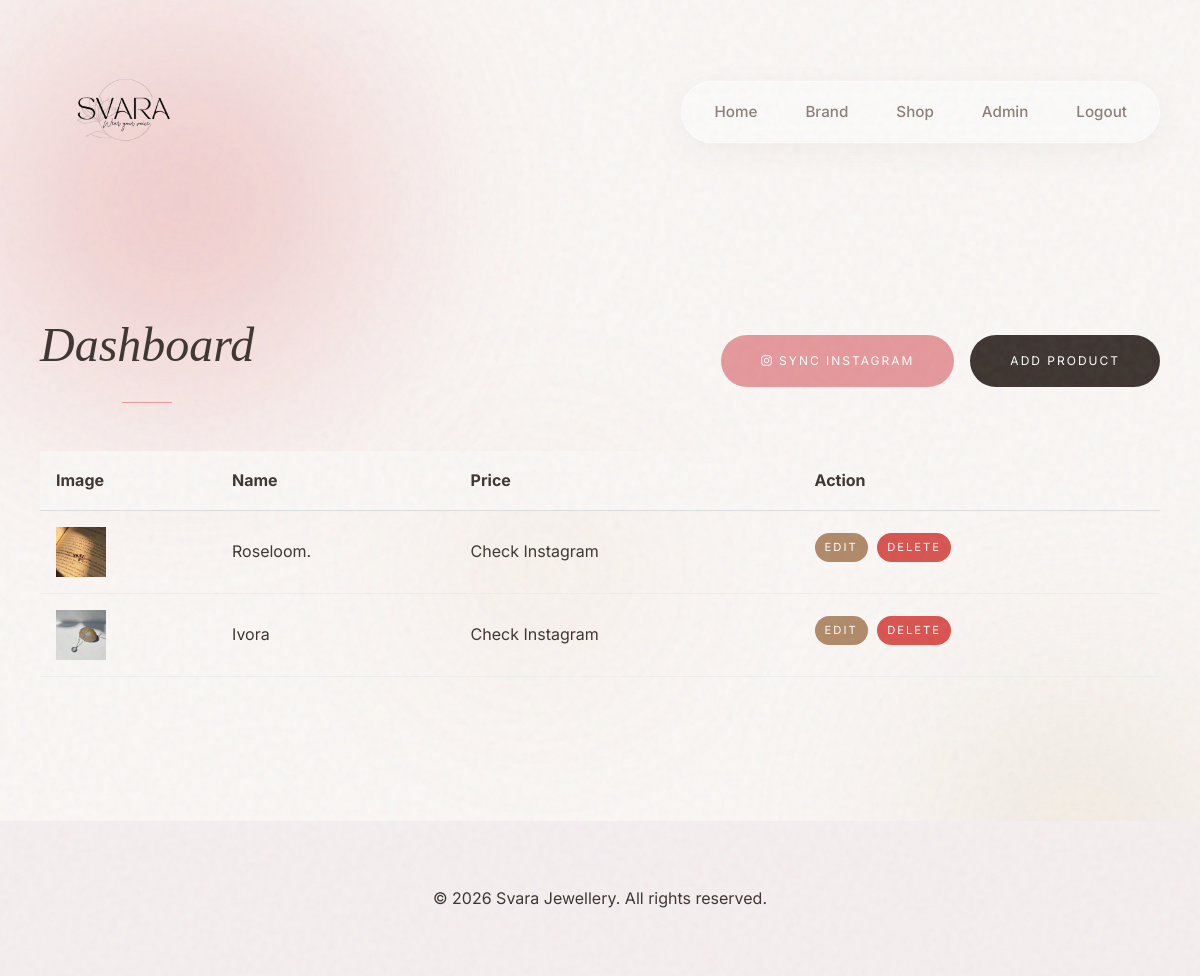
The page /admin (signed in) on the database its author committed.
### app.py (models this page shows)
class Product(db.Model):
    id = db.Column(db.Integer, primary_key=True)
    name = db.Column(db.String(100), nullable=False)
    description = db.Column(db.Text, nullable=True)
    price = db.Column(db.String(50), nullable=True)
    image_file = db.Column(db.String(100), nullable=False, default='default.jpg')
    instagram_url = db.Column(db.String(255), nullable=False)

### app.py (the view)
@app.route('/admin')
@login_required
def admin_dashboard():
    products = Product.query.all()
    return render_template('admin.html', products=products)

### app.py (called while the page is built)
@login_manager.user_loader
def load_user(user_id):
    return User.query.get(int(user_id))

### templates/admin.html (shortened to what this page needs)
{% extends 'base.html' %}
{% block content %}
<section class="section">
    <div class="container">
        <div style="display: flex; justify-content: space-between; align-items: center; margin-bottom: 2rem;">
            <h2 class="section-title" style="margin-bottom: 0;">Dashboard</h2>
            <div style="display: flex; gap: 1rem;">
                <a href="{{ url_for('sync_instagram') }}" class="btn" style="background-color: var(--accent-pink);">
                    <i class="fab fa-instagram"></i> Sync Instagram
                </a>
                <a href="{{ url_for('add_product') }}" class="btn">Add Product</a>
            </div>
        </div>
        <div style="overflow-x: auto;">
            <table style="width: 100%; border-collapse: collapse; min-width: 600px;">
                <thead>
                    <tr style="background-color: #faf7f5; text-align: left;">
                        <th style="padding: 1rem; border-bottom: 1px solid #ddd;">Image</th>
                        <th style="padding: 1rem; border-bottom: 1px solid #ddd;">Name</th>
                        <th style="padding: 1rem; border-bottom: 1px solid #ddd;">Price</th>
                        <th style="padding: 1rem; border-bottom: 1px solid #ddd;">Action</th>
                    </tr>
                </thead>
                <tbody>
                    {% for product in products %}
                    <tr>
                        <td style="padding: 1rem; border-bottom: 1px solid #eee;">
                            <img src="{{ url_for('static', filename='uploads/' + product.image_file) }}"
                                alt="{{ product.name }}" style="width: 50px; height: 50px; object-fit: cover;">
                        </td>
                        <td style="padding: 1rem; border-bottom: 1px solid #eee;">{{ product.name }}</td>
                        <td style="padding: 1rem; border-bottom: 1px solid #eee;">{{ product.price }}</td>
                        <td style="padding: 1rem; border-bottom: 1px solid #eee;">
                            <a href="{{ url_for('edit_product', id=product.id) }}" class="btn"
                                style="padding: 5px 10px; font-size: 0.7rem; background-color: var(--accent-brown); margin-right: 5px;">Edit</a>
                            <a href="{{ url_for('delete_product', id=product.id) }}" class="btn"
                                style="padding: 5px 10px; font-size: 0.7rem; background-color: #d9534f;"
                                onclick="return confirm('Are you sure?')">Delete</a>
                        </td>
                    </tr>
                    {% else %}
                    <tr>
                        <td colspan="4" style="padding: 2rem; text-align: center;">No products available.</td>
                    </tr>
                    {% endfor %}
                </tbody>
            </table>
        </div>
    </div>
</section>
{% endblock %}

### static/css/style.css (style rules this page uses)
:root { --bg-primary: #FAF7F5; --bg-surface: rgba(255, 255, 255, 0.4); --text-primary: #3D3430; --text-secondary: #8A7E77; --accent-pink: #E5989B; --accent-brown: #B08968; --glass-border: rgba(255, 255, 255, 0.5); --glass-shadow: 0 8px 32px 0 rgba(74, 59, 50, 0.05); }
* { margin: 0; padding: 0; box-sizing: border-box; }
body { font-family: 'Inter', sans-serif; background-color: var(--bg-primary); color: var(--text-primary); line-height: 1.7; overflow-x: hidden; position: relative; background-color: var(--bg-primary); }
h1, h2, h3, h4, h5, h6 { font-family: 'Playfair Display', serif; color: var(--text-primary); margin-bottom: 1.5rem; font-weight: 400; }
a { text-decoration: none; color: inherit; transition: all 0.4s cubic-bezier(0.16, 1, 0.3, 1); }
img { max-width: 100%; display: block; }
.container { max-width: 1400px; margin: 0 auto; padding: 0 40px; }
.btn { display: inline-block; padding: 16px 40px; background-color: var(--text-primary); color: #fff; border: none; font-family: 'Inter', sans-serif; text-transform: uppercase; font-size: 0.75rem; letter-spacing: 2px; cursor: pointer; border-radius: 100px; transition: transform 0.3s cubic-bezier(0.16, 1, 0.3, 1), box-shadow 0.3s ease; position: relative; overflow: hidden; z-index: 1; }
.btn::before { content: ''; position: absolute; top: 0; left: 0; width: 100%; height: 100%; background: var(--accent-brown); z-index: -1; transform: scaleX(0); transform-origin: right; transition: transform 0.5s cubic-bezier(0.16, 1, 0.3, 1); }
.section { padding: 5rem 0; position: relative; }
.section-title { text-align: center; font-size: 3rem; margin-bottom: 5rem; font-style: italic; opacity: 0; transform: translateY(30px); }
.section-title::after { content: ''; display: block; width: 50px; height: 1px; background: var(--accent-pink); margin: 1rem auto; }

### rows shown on the page
Product: image_file (picture), name "Roseloom.", price "Check Instagram"
Product: image_file (picture), name "Ivora", price "Check Instagram"
